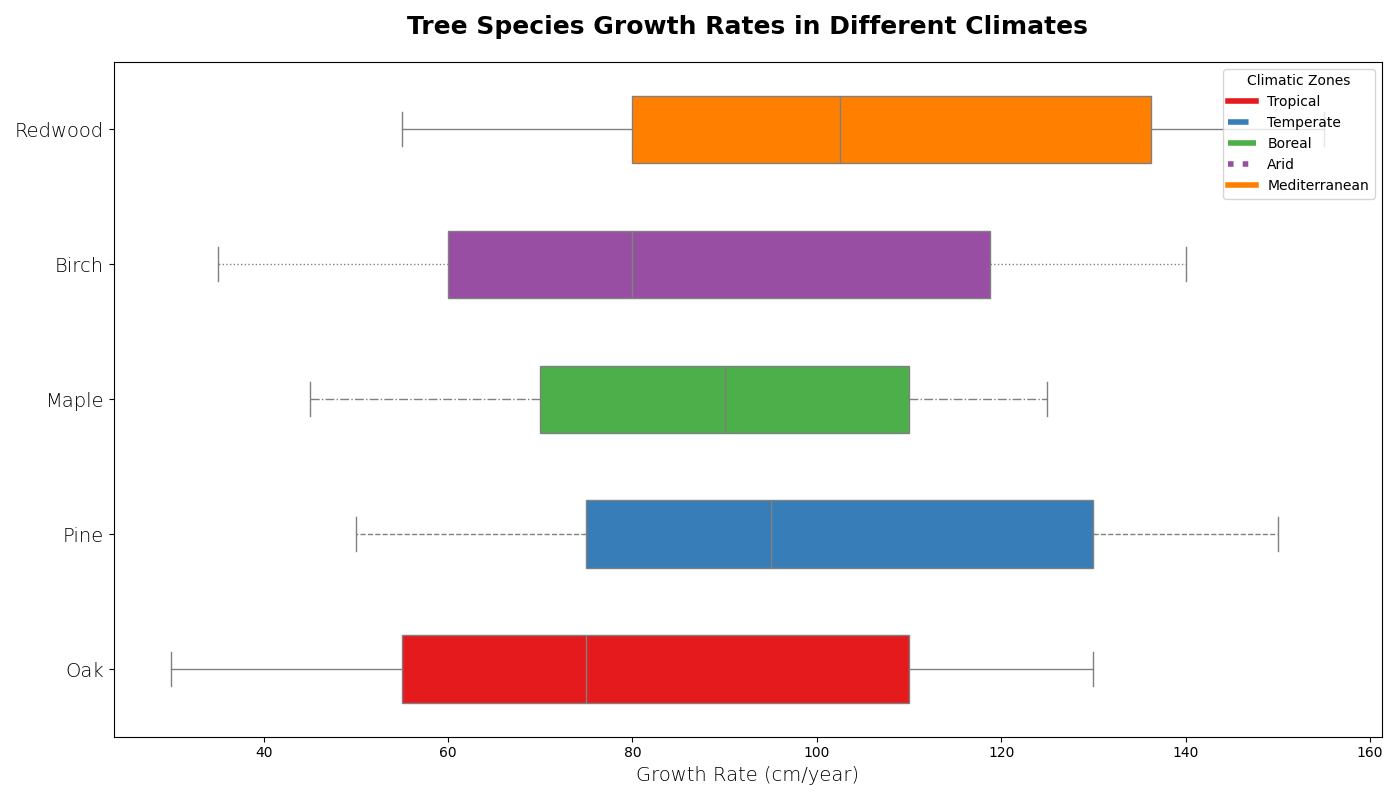

Reproduce this figure in Python.
import matplotlib.pyplot as plt

tree_species = ['Oak', 'Pine', 'Maple', 'Birch', 'Redwood']

climate_tropical = [120, 140, 115, 130, 145]
climate_temperate = [80, 100, 95, 85, 110]
climate_boreal = [50, 70, 65, 55, 75]
climate_arid = [30, 50, 45, 35, 55]
climate_mediterranean = [70, 90, 85, 75, 95]
climate_rainforest = [130, 150, 125, 140, 155]

data = [
    climate_tropical,
    climate_temperate,
    climate_boreal,
    climate_arid,
    climate_mediterranean,
    climate_rainforest
]

fig, ax = plt.subplots(figsize=(14, 8))

colors = ['#E41A1C', '#377EB8', '#4DAF4A', '#984EA3', '#FF7F00', '#A65628']
linestyles = ['-', '--', '-.', ':', '-', '-']

for i, species in enumerate(tree_species):
    species_data = [climate[i] for climate in data]
    ax.boxplot(species_data, positions=[i], widths=0.5, vert=False, patch_artist=True,
               boxprops=dict(facecolor=colors[i], color='gray'),
               whiskerprops=dict(color='gray', linestyle=linestyles[i]),
               capprops=dict(color='gray'),
               flierprops=dict(marker='^', color='green', alpha=0.6),
               medianprops=dict(color='gray'),
               notch=False)

ax.set_yticks(range(len(tree_species)))
ax.set_yticklabels(tree_species, fontsize=14, fontweight='light')
ax.set_xlabel("Growth Rate (cm/year)", fontsize=14, fontweight='light')
ax.set_title("Tree Species Growth Rates in Different Climates", fontsize=18, fontweight='bold', pad=20)

legend_labels = ['Tropical', 'Temperate', 'Boreal', 'Arid', 'Mediterranean', 'Rainforest']
handles = [plt.Line2D([0], [0], color=colors[i], lw=4, linestyle=linestyles[i]) for i in range(len(tree_species))]
ax.legend(handles, legend_labels, title='Climatic Zones', loc='upper right', bbox_to_anchor=(1, 1), fontsize=10)

plt.tight_layout()
plt.show()
